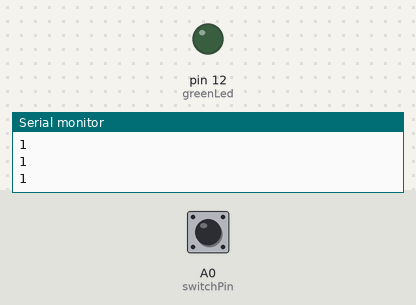
The sketch below on a simulated Arduino Uno, built with avr-gcc and run on an emulated ATmega328P. Shown: output pins drawn as LEDs (lit = HIGH), the last lines printed to the serial monitor. The test bench sets the inputs (shaded band); at power-on: A0 (switchPin) HIGH.

Above: at 1.2 s.
1.3 s: A0 (switchPin) pulled LOW for 0.15 s
At 2.2 s:
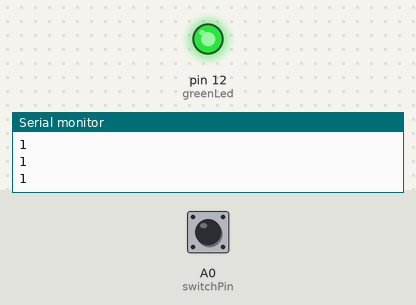
2.9 s: A0 (switchPin) pulled LOW for 1 s
At 3.5 s:
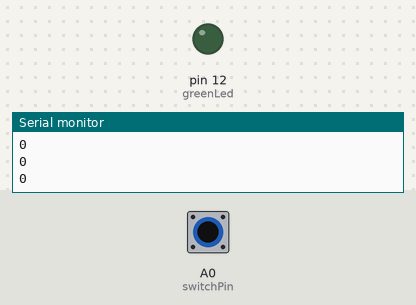
5.4 s: A0 (switchPin) pulled LOW for 3.2 s
At 6.7 s:
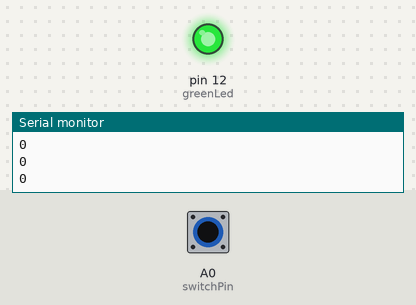
Timing chart, 0 to 8.4 s (numbered marks = the images above; inputs shaded):
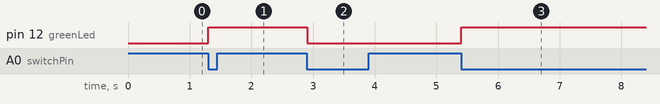

Measured:
- after the input at 1.3 s, pin 12 (greenLed): LOW → HIGH at once
- after the input at 2.9 s, pin 12 (greenLed): HIGH → LOW at once
- after the input at 5.4 s, pin 12 (greenLed): LOW → HIGH at once

The sketch:

toggleSwitch.ino
```cpp
int greenLed = 12;
int switchPin = A0;
int buttonReadOld = 1;
int buttonReadNew;
bool isOn = false;
int dt = 100;
void setup(){
    pinMode(greenLed, OUTPUT);
    pinMode(switchPin, INPUT);
    Serial.begin(115200);
}
void loop(){
    buttonReadNew = digitalRead(switchPin);
    Serial.println(buttonReadNew);
    if(buttonReadOld== 1 && buttonReadNew == 0){
       if(isOn == false){
           isOn = true;
       }else{
           isOn = false;
       }
    }

    if(isOn==true){
        digitalWrite(greenLed, HIGH);
    }else{
        digitalWrite(greenLed, LOW);
    }
    buttonReadOld = buttonReadNew;
    delay(dt);
}
```
